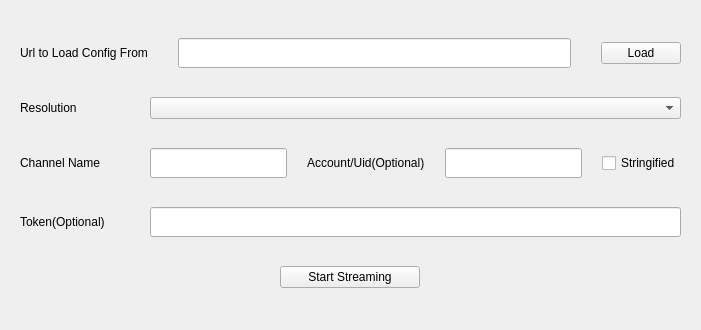
<?xml version="1.0" encoding="UTF-8"?>
<ui version="4.0">
 <class>AgoraInitWidget</class>
 <widget class="QWidget" name="AgoraInitWidget">
  <property name="geometry">
   <rect>
    <x>0</x>
    <y>0</y>
    <width>701</width>
    <height>330</height>
   </rect>
  </property>
  <property name="sizeIncrement">
   <size>
    <width>300</width>
    <height>50</height>
   </size>
  </property>
  <property name="windowTitle">
   <string>PopshopLive Streaming Settings</string>
  </property>
  <widget class="QWidget" name="verticalLayoutWidget">
   <property name="geometry">
    <rect>
     <x>0</x>
     <y>9</y>
     <width>701</width>
     <height>321</height>
    </rect>
   </property>
   <layout class="QVBoxLayout" name="verticalLayout">
    <property name="spacing">
     <number>10</number>
    </property>
    <property name="topMargin">
     <number>10</number>
    </property>
    <property name="bottomMargin">
     <number>20</number>
    </property>
    <item>
     <layout class="QHBoxLayout" name="horizontalLayout_1">
      <property name="spacing">
       <number>30</number>
      </property>
      <property name="leftMargin">
       <number>20</number>
      </property>
      <property name="rightMargin">
       <number>20</number>
      </property>
      <property name="bottomMargin">
       <number>0</number>
      </property>
      <item>
       <widget class="QLabel" name="url_label">
        <property name="maximumSize">
         <size>
          <width>16777215</width>
          <height>30</height>
         </size>
        </property>
        <property name="text">
         <string>Url to Load Config From</string>
        </property>
       </widget>
      </item>
      <item>
       <widget class="QLineEdit" name="url_lineEdit">
        <property name="minimumSize">
         <size>
          <width>0</width>
          <height>30</height>
         </size>
        </property>
       </widget>
      </item>
      <item>
       <widget class="QPushButton" name="request_button">
        <property name="text">
         <string>Load</string>
        </property>
       </widget>
      </item>
     </layout>
    </item>
    <item>
     <layout class="QHBoxLayout" name="horizontalLayout_6">
      <property name="spacing">
       <number>20</number>
      </property>
      <property name="leftMargin">
       <number>20</number>
      </property>
      <property name="rightMargin">
       <number>20</number>
      </property>
      <item>
       <widget class="QLabel" name="label">
        <property name="minimumSize">
         <size>
          <width>110</width>
          <height>0</height>
         </size>
        </property>
        <property name="maximumSize">
         <size>
          <width>109</width>
          <height>16777215</height>
         </size>
        </property>
        <property name="text">
         <string>Resolution</string>
        </property>
       </widget>
      </item>
      <item>
       <widget class="QComboBox" name="resolution_box">
        <property name="minimumSize">
         <size>
          <width>120</width>
          <height>0</height>
         </size>
        </property>
        <property name="currentText">
         <string/>
        </property>
       </widget>
      </item>
     </layout>
    </item>
    <item>
     <layout class="QHBoxLayout" name="horizontalLayout_3">
      <property name="spacing">
       <number>20</number>
      </property>
      <property name="leftMargin">
       <number>20</number>
      </property>
      <property name="rightMargin">
       <number>20</number>
      </property>
      <item>
       <widget class="QLabel" name="channel_label">
        <property name="minimumSize">
         <size>
          <width>110</width>
          <height>0</height>
         </size>
        </property>
        <property name="text">
         <string>Channel Name</string>
        </property>
       </widget>
      </item>
      <item>
       <widget class="QLineEdit" name="textEdit_channel">
        <property name="minimumSize">
         <size>
          <width>0</width>
          <height>30</height>
         </size>
        </property>
        <property name="maximumSize">
         <size>
          <width>16777215</width>
          <height>30</height>
         </size>
        </property>
       </widget>
      </item>
      <item>
       <widget class="QLabel" name="uid_label">
        <property name="maximumSize">
         <size>
          <width>16777215</width>
          <height>30</height>
         </size>
        </property>
        <property name="text">
         <string>Account/Uid(Optional)</string>
        </property>
       </widget>
      </item>
      <item>
       <widget class="QLineEdit" name="uid_value">
        <property name="minimumSize">
         <size>
          <width>0</width>
          <height>30</height>
         </size>
        </property>
        <property name="maximumSize">
         <size>
          <width>16777215</width>
          <height>30</height>
         </size>
        </property>
       </widget>
      </item>
      <item>
       <widget class="QCheckBox" name="stringified_checkbox">
        <property name="text">
         <string>Stringified</string>
        </property>
       </widget>
      </item>
     </layout>
    </item>
    <item>
     <layout class="QHBoxLayout" name="horizontalLayout_4">
      <property name="spacing">
       <number>20</number>
      </property>
      <property name="leftMargin">
       <number>20</number>
      </property>
      <property name="rightMargin">
       <number>20</number>
      </property>
      <item>
       <widget class="QLabel" name="token_label">
        <property name="minimumSize">
         <size>
          <width>110</width>
          <height>0</height>
         </size>
        </property>
        <property name="text">
         <string>Token(Optional)</string>
        </property>
       </widget>
      </item>
      <item>
       <widget class="QLineEdit" name="token_lineEdit">
        <property name="minimumSize">
         <size>
          <width>0</width>
          <height>30</height>
         </size>
        </property>
       </widget>
      </item>
     </layout>
    </item>
    <item>
     <layout class="QHBoxLayout" name="horizontalLayout_5">
      <property name="spacing">
       <number>0</number>
      </property>
      <property name="sizeConstraint">
       <enum>QLayout::SetDefaultConstraint</enum>
      </property>
      <property name="rightMargin">
       <number>0</number>
      </property>
      <item>
       <widget class="QPushButton" name="saveButton">
        <property name="minimumSize">
         <size>
          <width>140</width>
          <height>0</height>
         </size>
        </property>
        <property name="maximumSize">
         <size>
          <width>140</width>
          <height>16777215</height>
         </size>
        </property>
        <property name="text">
         <string>Start Streaming</string>
        </property>
       </widget>
      </item>
     </layout>
    </item>
   </layout>
  </widget>
 </widget>
 <resources/>
 <connections/>
</ui>
